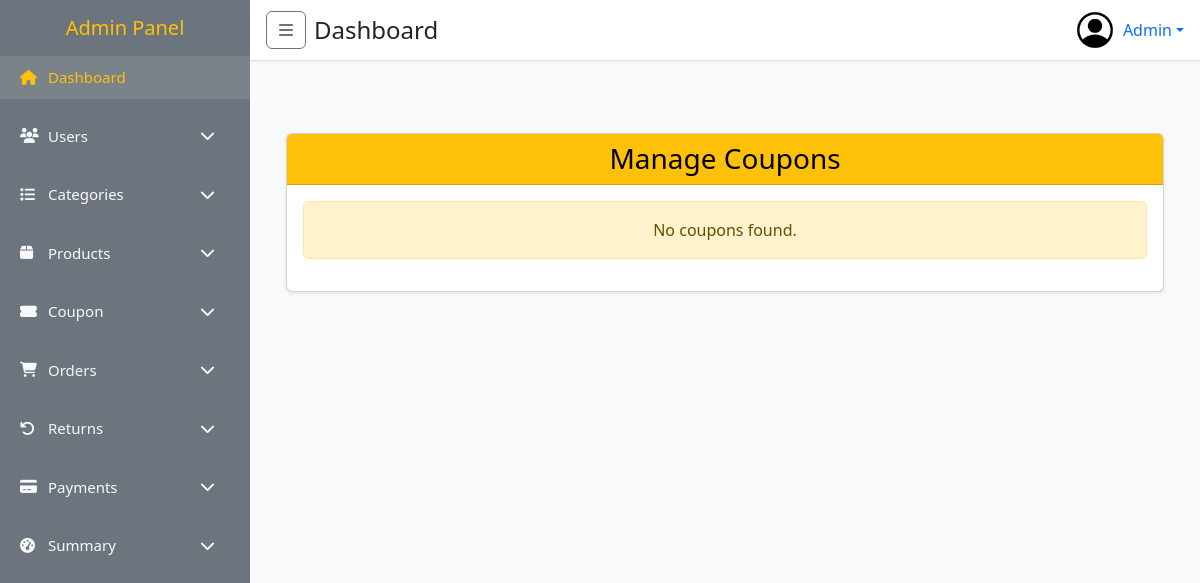
The page /admin/manage_cupon.php on the database as committed earlier.
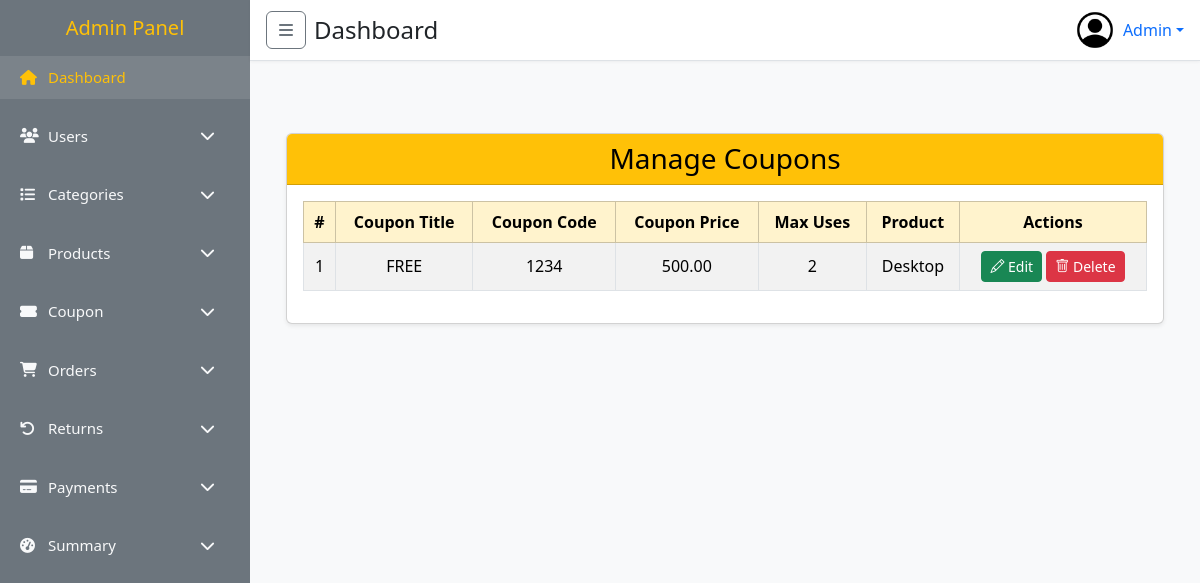
The same page on the database as committed later.
### tables this page shows
CREATE TABLE `coupons` (
  `id` int(11) NOT NULL,
  `cupon_title` varchar(255) DEFAULT NULL,
  `cupon_code` varchar(255) DEFAULT NULL,
  `cupon_price` decimal(5,2) DEFAULT NULL,
  `max_uses` int(11) DEFAULT NULL,
  `product_id` int(11) NOT NULL,
  `created_at` datetime DEFAULT current_timestamp(),
  `updated_at` datetime DEFAULT current_timestamp()
);

CREATE TABLE `products` (
  `id` int(11) NOT NULL,
  `user_id` int(11) DEFAULT NULL,
  `name` varchar(255) DEFAULT NULL,
  `images` text DEFAULT NULL,
  `price` decimal(15,2) DEFAULT NULL,
  `old_price` double(15,2) DEFAULT NULL,
  `description` text DEFAULT NULL,
  `category_id` int(11) DEFAULT NULL,
  `sub_category_id` int(11) DEFAULT NULL,
  `created_at` datetime DEFAULT current_timestamp(),
  `updated_at` datetime DEFAULT current_timestamp()
);

### admin/manage_cupon.php (the view, shortened to what this page needs)
<?php
require "inc/he.php";
require "inc/sidebar.php";
require "inc/nav.php";
require "../config/db.php";
$query = "
  SELECT c.id, c.cupon_title, c.cupon_code, c.cupon_price, c.max_uses, p.name AS product_name
  FROM coupons c
  LEFT JOIN products p ON c.product_id = p.id
  ORDER BY c.id DESC
";
$result = mysqli_query($con, $query);
?>
<main class="p-4">
  <div class="container mt-5">
    <div class="card shadow-sm">
      <div class="card-header bg-warning text-black text-center">
        <h3 class="mb-0">Manage Coupons</h3>
      </div>
      <div class="card-body">
        <?php if (mysqli_num_rows($result) > 0): ?>
          <div class="table-responsive">
            <table class="table table-striped table-bordered align-middle text-center">
              <thead class="table-warning">
                <tr>
                  <th>#</th>
                  <th>Coupon Title</th>
                  <th>Coupon Code</th>
                  <th>Coupon Price</th>
                  <th>Max Uses</th>
                  <th>Product</th>
                  <th>Actions</th>
                </tr>
              </thead>
              <tbody>
                <?php
                  $counter = 1;
                  while ($row = mysqli_fetch_assoc($result)):
                ?>
                <tr>
                  <td><?php echo $counter++; ?></td>
                  <td><?php echo htmlspecialchars($row['cupon_title']); ?></td>
                  <td><?php echo htmlspecialchars($row['cupon_code']); ?></td>
                  <td><?php echo number_format($row['cupon_price'], 2); ?></td>
                  <td><?php echo (int)$row['max_uses']; ?></td>
                  <td><?php echo htmlspecialchars($row['product_name'] ?? 'N/A'); ?></td>
                  <td>
                    <a href="edit_coupon.php?id=<?php echo $row['id']; ?>" class="btn btn-sm btn-success" data-bs-toggle="tooltip" title="Edit Coupon">
                      <i class="bi bi-pencil"></i> Edit
                    </a>
                    <a href="delete_coupon.php?id=<?php echo $row['id']; ?>" class="btn btn-sm btn-danger" data-bs-toggle="tooltip" title="Delete Coupon" onclick="return confirm('Are you sure you want to delete this coupon?');">
                      <i class="bi bi-trash"></i> Delete
                    </a>
                  </td>
                </tr>
                <?php endwhile; ?>
              </tbody>
            </table>
          </div>
        <?php else: ?>
          <div class="alert alert-warning text-center">No coupons found.</div>
        <?php endif; ?>
      </div>
    </div>
  </div>
</main>
<link href="https://cdn.jsdelivr.net/npm/bootstrap-icons/font/bootstrap-icons.css" rel="stylesheet">
<?php require "inc/footer.php"; ?>

Rows that differ between the two databases and show on the page:
added coupons: cupon_title "FREE", cupon_code "1234", cupon_price "500.00", max_uses "2", product.name "Desktop"
Other text that changed with them:
text no longer shown: "No coupons found."
text now shown: "# Coupon Title Coupon Code Coupon Price Max Uses Product Actions"
